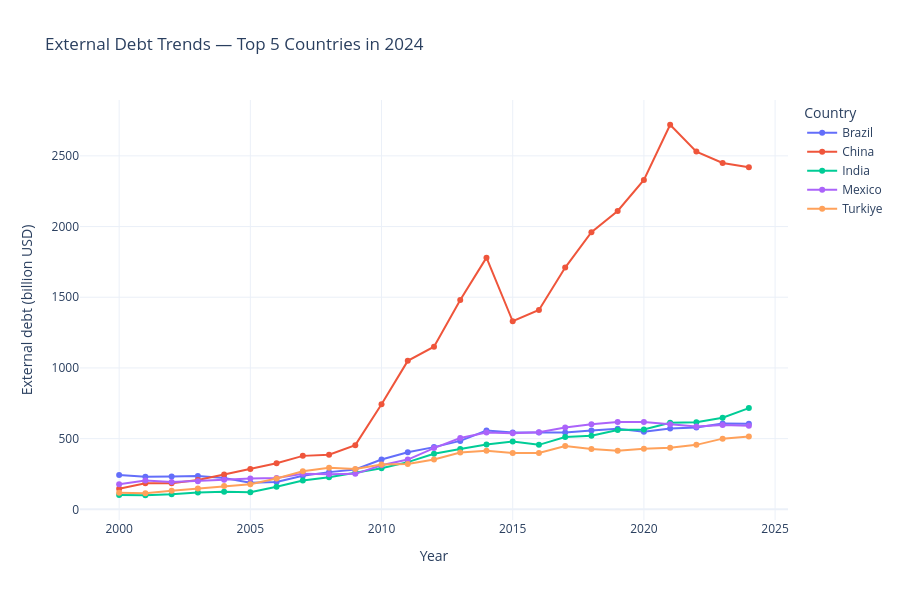

The cell this chart's notebook holds for it:
### Code cell
import plotly.express as px

fig_country = px.line(
    country_trends,
    x="year",
    y="debt_billion_usd",
    color="country_name",
    markers=True,
    title="External Debt Trends — Top 5 Countries in 2024",
    labels={
        "year": "Year",
        "debt_billion_usd": "External debt (billion USD)",
        "country_name": "Country"
    },
    template="plotly_white"
)

fig_country.update_layout(
    hovermode="x unified",
    height=600
)

fig_country.show()

### Figure 1 — Plotly figure (JSON) as saved in the notebook; plotly's stock layout.template omitted (floating-point values rounded to 4 significant figures)
{"data": [{"hovertemplate": "Country=Brazil<br>Year=%{x}<br>External debt (billion USD)=%{y}<extra></extra>", "legendgroup": "Brazil", "line": {"color": "#636efa", "dash": "solid"}, "marker": {"symbol": "circle"}, "mode": "lines+markers", "name": "Brazil", "orientation": "v", "showlegend": true, "type": "scatter", "x": [2000, 2001, 2002, 2003, 2004, 2005, 2006, 2007, 2008, 2009, 2010, 2011, 2012, 2013, 2014, 2015, 2016, 2017, 2018, 2019, 2020, 2021, 2022, 2023, 2024], "xaxis": "x", "y": [243.0, 230.0, 232.0, 236.0, 221.0, 188.0, 194.0, 238.0, 263.0, 282.0, 352.0, 404.0, 440.0, 484.0, 557.0, 543.0, 543.0, 543.0, 558.0, 569.0, 549.0, 571.0, 579.0, 607.0, 605.0], "yaxis": "y"}, {"hovertemplate": "Country=China<br>Year=%{x}<br>External debt (billion USD)=%{y}<extra></extra>", "legendgroup": "China", "line": {"color": "#EF553B", "dash": "solid"}, "marker": {"symbol": "circle"}, "mode": "lines+markers", "name": "China", "orientation": "v", "showlegend": true, "type": "scatter", "x": [2000, 2001, 2002, 2003, 2004, 2005, 2006, 2007, 2008, 2009, 2010, 2011, 2012, 2013, 2014, 2015, 2016, 2017, 2018, 2019, 2020, 2021, 2022, 2023, 2024], "xaxis": "x", "y": [146.0, 184.0, 185.0, 207.0, 247.0, 286.0, 326.0, 378.0, 386.0, 454.0, 743.0, 1050.0, 1150.0, 1480.0, 1780.0, 1330.0, 1410.0, 1710.0, 1960.0, 2110.0, 2330.0, 2720.0, 2530.0, 2450.0, 2420.0], "yaxis": "y"}, {"hovertemplate": "Country=India<br>Year=%{x}<br>External debt (billion USD)=%{y}<extra></extra>", "legendgroup": "India", "line": {"color": "#00cc96", "dash": "solid"}, "marker": {"symbol": "circle"}, "mode": "lines+markers", "name": "India", "orientation": "v", "showlegend": true, "type": "scatter", "x": [2000, 2001, 2002, 2003, 2004, 2005, 2006, 2007, 2008, 2009, 2010, 2011, 2012, 2013, 2014, 2015, 2016, 2017, 2018, 2019, 2020, 2021, 2022, 2023, 2024], "xaxis": "x", "y": [101.0, 99.5, 106.0, 119.0, 124.0, 121.0, 160.0, 204.0, 227.0, 256.0, 290.0, 334.0, 393.0, 427.0, 458.0, 479.0, 456.0, 512.0, 521.0, 561.0, 565.0, 612.0, 616.0, 648.0, 716.0], "yaxis": "y"}, {"hovertemplate": "Country=Mexico<br>Year=%{x}<br>External debt (billion USD)=%{y}<extra></extra>", "legendgroup": "Mexico", "line": {"color": "#ab63fa", "dash": "solid"}, "marker": {"symbol": "circle"}, "mode": "lines+markers", "name": "Mexico", "orientation": "v", "showlegend": true, "type": "scatter", "x": [2000, 2001, 2002, 2003, 2004, 2005, 2006, 2007, 2008, 2009, 2010, 2011, 2012, 2013, 2014, 2015, 2016, 2017, 2018, 2019, 2020, 2021, 2022, 2023, 2024], "xaxis": "x", "y": [178.0, 203.0, 193.0, 199.0, 210.0, 218.0, 222.0, 251.0, 248.0, 251.0, 312.0, 352.0, 433.0, 504.0, 544.0, 538.0, 545.0, 579.0, 602.0, 617.0, 617.0, 601.0, 586.0, 596.0, 591.0], "yaxis": "y"}, {"hovertemplate": "Country=Turkiye<br>Year=%{x}<br>External debt (billion USD)=%{y}<extra></extra>", "legendgroup": "Turkiye", "line": {"color": "#FFA15A", "dash": "solid"}, "marker": {"symbol": "circle"}, "mode": "lines+markers", "name": "Turkiye", "orientation": "v", "showlegend": true, "type": "scatter", "x": [2000, 2001, 2002, 2003, 2004, 2005, 2006, 2007, 2008, 2009, 2010, 2011, 2012, 2013, 2014, 2015, 2016, 2017, 2018, 2019, 2020, 2021, 2022, 2023, 2024], "xaxis": "x", "y": [117.0, 113.0, 132.0, 148.0, 165.0, 178.0, 218.0, 269.0, 294.0, 286.0, 317.0, 321.0, 353.0, 402.0, 414.0, 399.0, 399.0, 447.0, 426.0, 414.0, 429.0, 435.0, 456.0, 500.0, 515.0], "yaxis": "y"}], "layout": {"height": 600, "hovermode": "x unified", "legend": {"title": {"text": "Country"}, "tracegroupgap": 0}, "title": {"text": "External Debt Trends — Top 5 Countries in 2024"}, "xaxis": {"anchor": "y", "domain": [0, 1], "title": {"text": "Year"}}, "yaxis": {"anchor": "x", "domain": [0, 1], "title": {"text": "External debt (billion USD)"}}}}
